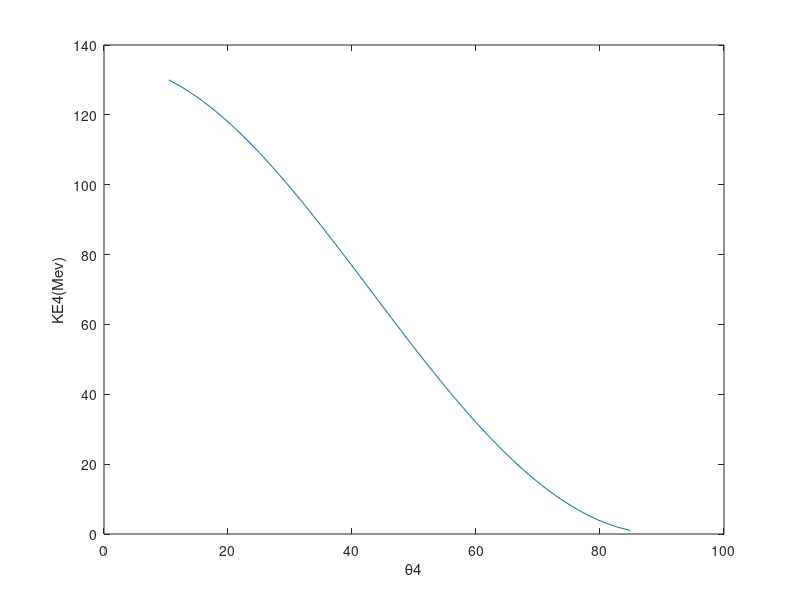

Write MATLAB code to recreate this figure.
clc;clear;
%{
.............................................................
Mc=Mass of carbon(Mev/c2).
mp=mass of proton(Mev/c2).
E1=Energy of incident carbon in lab frame.
E3,E4=Energy of outgoing carbon, outgoing proton in lab frame;

E1cm,E2cm= Energy of incident carbon and incident proton in CM Frame.
P1cm,P2cm=Momentum of incident carbon and incident proton in CM Frame.
E3cm,E4cm=Energy of outgoing carbon and outgoing proton in CM Frame.
P3cm,P4cm=Momentum of outgoing carbon and outgoing proton in CM Frame.

thetacm=Angle between outgoing carbon(CM frame) with incident carbon(Lab).
theta3=Angle between outgoing carbon(Lab frame) with incident carbon(Lab).
theta4=Angle between outgoing proton(Lab frame) with incident carbon(Lab).
.............................................................
%}
u=931.49;
mp=938.272;
Mc=10.016853*u;
E3=(Mc+270:1:Mc+390);P3=sqrt((E3.^2)-(Mc^2));
E4=(mp+1:1:mp+130);P4=sqrt((E4.^2)-(mp^2));
E1=400+Mc; P1=sqrt((E1^2)-(Mc^2));
vcm=P1/(E1+mp);
gcm=1/sqrt(1-(vcm^2));

Ecm=sqrt((Mc^2)+(mp^2)+2*E1*mp);
E1cm=((Ecm^2)+(Mc^2)-(mp^2))/(2*Ecm);
P1cm=sqrt((E1cm^2)-(Mc^2));
E4cm=((Ecm^2)+(mp^2)-(Mc^2))/(2*Ecm);
P4cm=sqrt((E4cm^2)-(mp^2));
E3cm=Ecm-E4cm;
P3cm=sqrt((E3cm^2)-(Mc^2));

%plot between theta4 and KE4

Num4=E1*E4+mp*(-E1+E4)-mp*mp;
Den4=sqrt((E1^2)-(Mc^2))*sqrt((E4.^2)-mp*mp);
theta4=acosd(Num4./Den4);
KE4=E4-mp;
plot(theta4,KE4)
xlabel('\theta4')
ylabel('KE4(Mev)')

%.........................................

%plot between theta3 and KE3
%{
Num3=E1*E3+mp*(E3-E1)-Mc*Mc;
Den3=sqrt((E1^2)-(Mc^2))*sqrt((E3.^2)-(Mc^2));
theta3=acosd(Num3./Den3);
KE3=E3-Mc;
plot(theta3,KE3)
xlabel('\theta3')
ylabel('KE3(Mev)')
%}
%..........................................

%plot between thetacm and theta4
%{
thetacm=linspace(0.1,180,20);
theta4=atand(sind(thetacm)./(gcm*( -cosd(thetacm)+(vcm*E4cm/P4cm)) ));
plot(thetacm,theta4)
xlabel('\thetacm')
ylabel('\theta4(Proton)')
%}
%.........................................

%plot between thetacm and theta3
%{
thetacm=linspace(0.1,180,20);
theta3=atand(sind(thetacm)./(gcm*( cosd(thetacm)+(vcm*E3cm/P3cm)) ));
plot(thetacm,theta3)
xlabel('\thetacm)')
ylabel('\theta3(Outgoing_Carbon)')
%}
%...............................